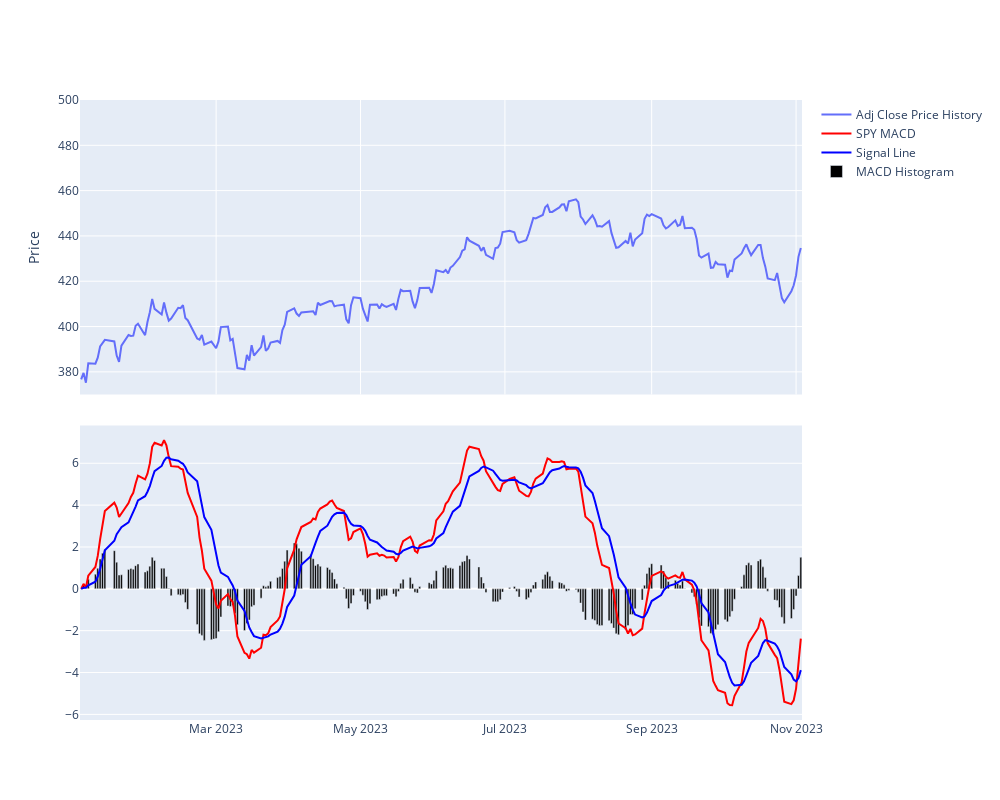

Notebook cell for this chart:
### Code cell
import plotly.graph_objects as go
from plotly.offline import init_notebook_mode, iplot
from plotly.subplots import make_subplots

# Create a Plotly subplot with two charts
fig = make_subplots(rows=2, cols=1, shared_xaxes=True, vertical_spacing=0.05)

# Add Adj Close Price History
fig.add_trace(go.Scatter(x=SPY.index, y=SPY['Adj Close'], mode='lines', name='Adj Close Price History'), row=1, col=1)

# Add SPY MACD and Signal Line
fig.add_trace(go.Scatter(x=SPY.index, y=MACD, mode='lines', name='SPY MACD', line=dict(color='red')), row=2, col=1)
fig.add_trace(go.Scatter(x=SPY.index, y=signal, mode='lines', name='Signal Line', line=dict(color='blue')), row=2, col=1)

# Add the vertical line
fig.add_shape(dict(type="line", x0=vertical_line_date, x1=vertical_line_date, y0=min(MACD), y1=max(MACD), line=dict(color="green", width=2, dash="dash"), xref="x", yref="y"), row=1, col=1)

# Create the MACD Histogram using a Bar trace
fig.add_trace(go.Bar(x=SPY.index, y=macd_histogram, name='MACD Histogram', marker=dict(color='black')), row=2, col=1)

# Customize the y-axis of the SPY chart
fig.update_yaxes(title_text="Price", row=1, col=1, range=[370, 500])  # Adjust the range as needed

fig.update_layout(showlegend=True)  # Hide the legend
fig.update_layout(height=800, width=1000) 

fig.show()

### Figure 1 — Plotly figure (JSON) as saved in the notebook; plotly's stock layout.template omitted (floating-point values rounded to 4 significant figures; data arrays with more than 128 entries replaced by an {"elided": "..."} marker saying what was removed)
{"data": [{"mode": "lines", "name": "Adj Close Price History", "type": "scatter", "x": {"elided": "212 str values"}, "xaxis": "x", "y": {"elided": "212 float values"}, "yaxis": "y"}, {"line": {"color": "red"}, "mode": "lines", "name": "SPY MACD", "type": "scatter", "x": {"elided": "212 str values"}, "xaxis": "x2", "y": {"elided": "212 float values"}, "yaxis": "y2"}, {"line": {"color": "blue"}, "mode": "lines", "name": "Signal Line", "type": "scatter", "x": {"elided": "212 str values"}, "xaxis": "x2", "y": {"elided": "212 float values"}, "yaxis": "y2"}, {"marker": {"color": "black"}, "name": "MACD Histogram", "type": "bar", "x": {"elided": "212 str values"}, "xaxis": "x2", "y": {"elided": "212 float values"}, "yaxis": "y2"}], "layout": {"height": 800, "shapes": [{"line": {"color": "green", "dash": "dash", "width": 2}, "type": "line", "x0": "2023-01-30T00:00:00", "x1": "2023-01-30T00:00:00", "xref": "x", "y0": -5.565, "y1": 7.101, "yref": "y"}], "showlegend": true, "width": 1000, "xaxis": {"anchor": "y", "domain": [0, 1], "matches": "x2", "showticklabels": false}, "xaxis2": {"anchor": "y2", "domain": [0, 1]}, "yaxis": {"anchor": "x", "domain": [0.525, 1], "range": [370, 500], "title": {"text": "Price"}}, "yaxis2": {"anchor": "x2", "domain": [0, 0.475]}}}
